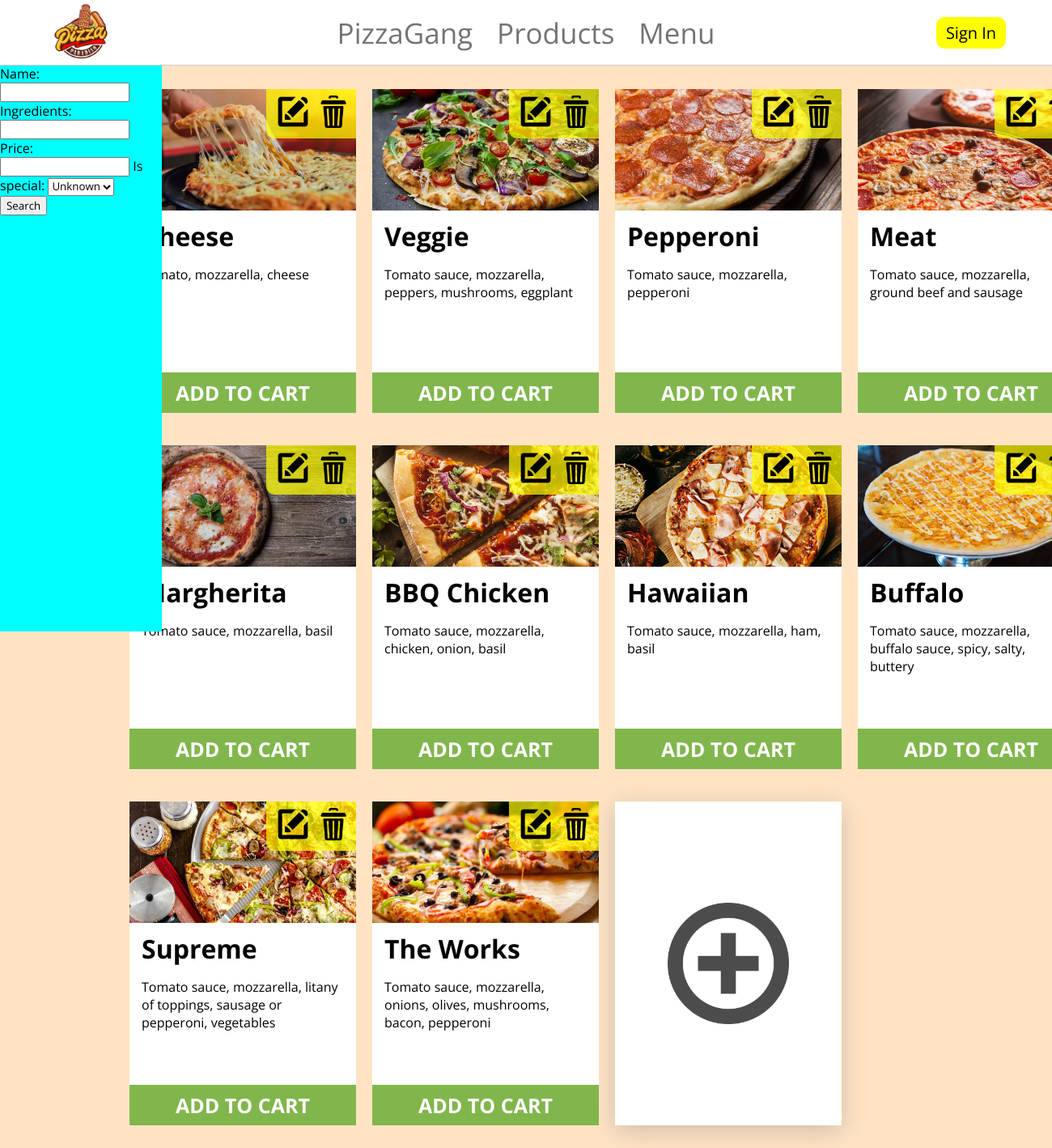
The app's page /menu/, older data.
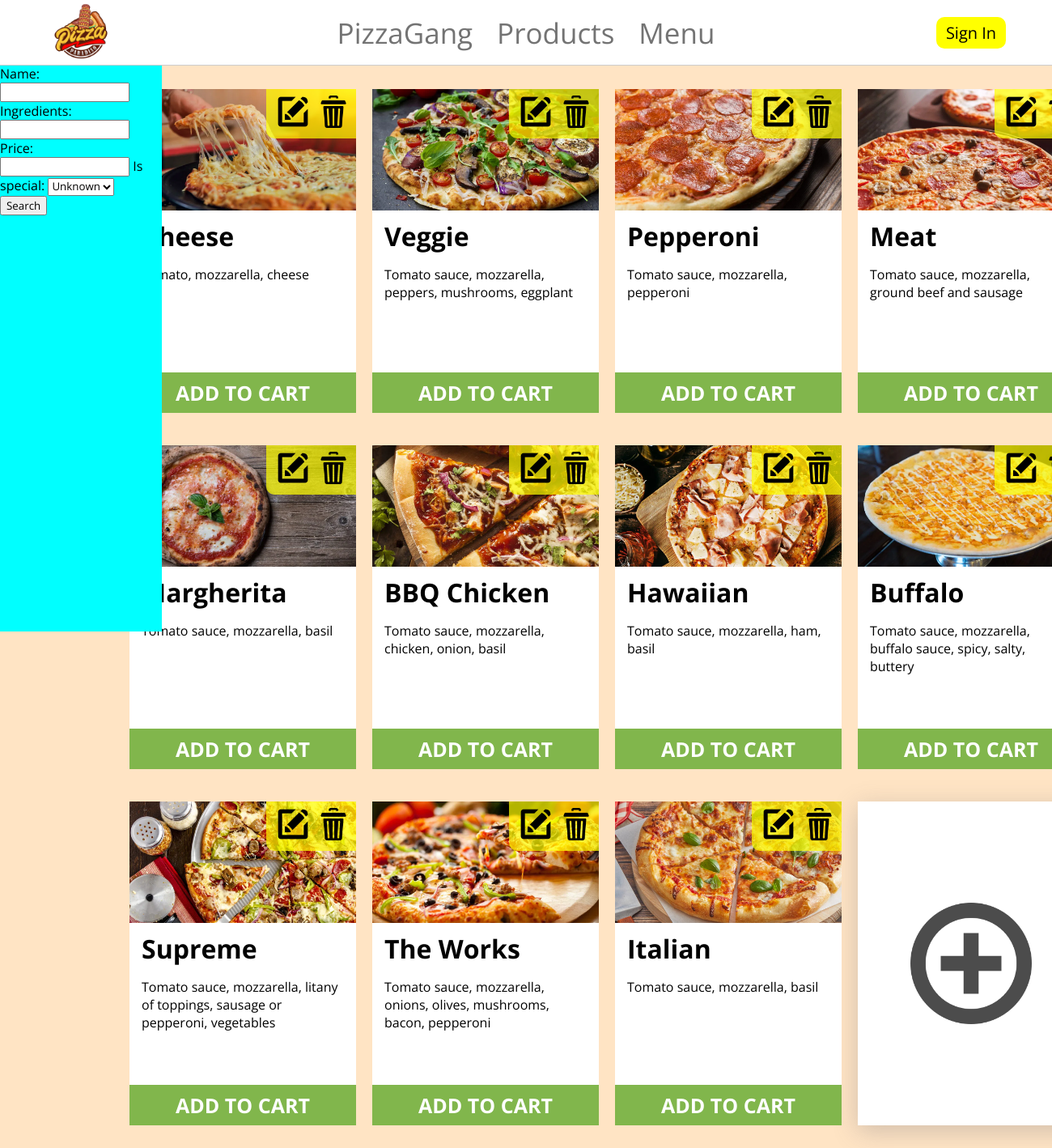
The same page, newer data.
### PizzaGang/main/models.py (models this page shows, shortened)
class Pizza(models.Model):
    name = models.CharField(max_length=30)
    ingredients = models.TextField()
    image = models.ImageField(upload_to='static/images/pizza/')
    price = models.FloatField()
    is_special = models.BooleanField(blank=True, null=True)
    is_offer = models.BooleanField(blank=True, null=True)
    is_vege = models.BooleanField(blank=True, null=True)
    discount = models.IntegerField(blank=True, null=True)

### PizzaGang/main/views.py (the view)
# urls.py: path('menu/', MenuView, name='menu'),
def MenuView(request):
    pizza_list = Pizza.objects.all()
    pizza_filter = PizzaOrderFilter(request.GET, queryset=pizza_list)
    context = {
        'pizza_list': pizza_list,
        'pizza_filter': pizza_filter,
    }
    return render(request, 'pizza/menu.html', context)

### templates/pizza/menu.html (shortened to what this page needs)
{% extends 'base/base.html' %}
{% load static %}
{% block head %}
    <link rel="stylesheet" href="{% static 'css/menu.css' %}">
{% endblock %}
{% block content %}
    <div class="sidebar">
        <form method="get" action="{% url 'menu' %}">
            {{ pizza_filter.form }}
            <button type="submit">Search</button>
        </form>
    </div>
    <div class="main-container">
        {% for pizza in pizza_filter.qs %}
        <div class="pizza-container">
        <div class="edit-delete-pizza-container">
            <div>
                <a href="{% url 'edit_pizza' pizza.pk %}">
                    <img src="{% static 'images/icons/edit.png' %}" alt="edit-pizza">
                </a>
            </div>
            <div>
                <a href="{% url 'delete_pizza' pizza.pk %}">
                    <img src="{% static 'images/icons/delete.png' %}" alt="delete-pizza">
                </a>
            </div>
        </div>
            <div class="img-container">
                <img src="{{ pizza.image.url }}" alt="pizza-img">
            </div>
            <div class="info-container">
                <h1>{{ pizza.name }}</h1>
                <p class="ingredients">{{ pizza.ingredients|truncatechars:80 }}</p>
            </div>
            <div class="filters-container">
            </div>
            <div class="order-button-container">
                <h1>ADD TO CART</h1>
            </div>
        </div>
        {% endfor %}
        <a href="{% url 'create_pizza' %}">
            <div class="add-pizza-container">
                <img src="{% static 'images/icons/add.png' %}" alt="add-pizza">
            </div>
        </a>
    </div>
{% endblock %}

Row changes from the older to the newer data that the page shows:
added Pizza: image (picture), name "Italian", ingredients "Tomato sauce, mozzarella, basil"
